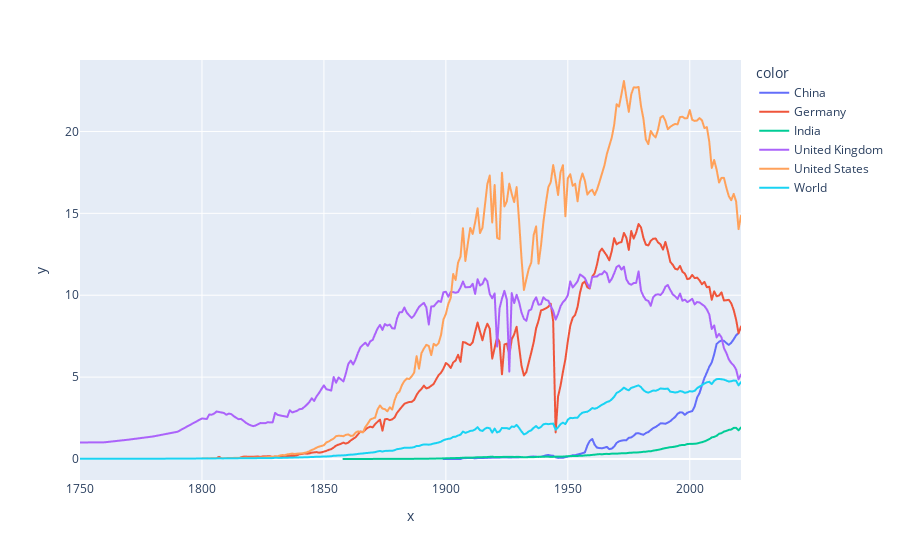

Here is the notebook cell this chart was saved with:
### Code cell
countries = ['United Kingdom', 'United States', 'China', 'Germany', 'India', 'World']

df = df[df['Entity'].isin(countries)]

px.line(x=df['Year'],y=df['Annual CO₂ emissions (per capita)'], color = df['Entity'])

### Figure 1 — Plotly figure (JSON) as saved in the notebook; plotly's stock layout.template omitted (floating-point values rounded to 4 significant figures; data arrays with more than 128 entries replaced by an {"elided": "..."} marker saying what was removed)
{"data": [{"hovertemplate": "color=China<br>x=%{x}<br>y=%{y}<extra></extra>", "legendgroup": "China", "line": {"color": "#636efa", "dash": "solid"}, "marker": {"symbol": "circle"}, "mode": "lines", "name": "China", "showlegend": true, "type": "scattergl", "x": [1899, 1902, 1903, 1904, 1905, 1906, 1907, 1908, 1909, 1910, 1911, 1912, 1913, 1914, 1915, 1916, 1917, 1918, 1919, 1920, 1921, 1922, 1923, 1924, 1925, 1926, 1927, 1928, 1929, 1930, 1931, 1932, 1933, 1934, 1935, 1936, 1937, 1938, 1939, 1940, 1941, 1942, 1943, 1944, 1945, 1946, 1947, 1948, 1949, 1950, 1951, 1952, 1953, 1954, 1955, 1956, 1957, 1958, 1959, 1960, 1961, 1962, 1963, 1964, 1965, 1966, 1967, 1968, 1969, 1970, 1971, 1972, 1973, 1974, 1975, 1976, 1977, 1978, 1979, 1980, 1981, 1982, 1983, 1984, 1985, 1986, 1987, 1988, 1989, 1990, 1991, 1992, 1993, 1994, 1995, 1996, 1997, 1998, 1999, 2000, 2001, 2002, 2003, 2004, 2005, 2006, 2007, 2008, 2009, 2010, 2011, 2012, 2013, 2014, 2015, 2016, 2017, 2018, 2019, 2020, 2021], "xaxis": "x", "y": [0, 0, 0, 0, 0, 0, 0.0484, 0.05502, 0.05831, 0.05968, 0.05827, 0.0399, 0.05621, 0.06127, 0.05767, 0.06762, 0.0711, 0.07631, 0.08266, 0.08693, 0.08312, 0.08528, 0.0989, 0.1035, 0.09702, 0.09185, 0.09602, 0.09941, 0.1004, 0.1026, 0.107, 0.103, 0.1103, 0.1264, 0.1463, 0.1511, 0.1412, 0.1214, 0.1464, 0.1776, 0.2217, 0.2469, 0.2097, 0.1972, 0.1064, 0.0684, 0.07883, 0.07198, 0.1154, 0.1449, 0.1845, 0.2266, 0.2317, 0.2727, 0.3158, 0.3502, 0.406, 0.8149, 1.104, 1.221, 0.8708, 0.6916, 0.6679, 0.6538, 0.6911, 0.7396, 0.6048, 0.635, 0.7582, 0.9823, 1.078, 1.123, 1.144, 1.143, 1.293, 1.32, 1.423, 1.563, 1.576, 1.521, 1.481, 1.585, 1.646, 1.767, 1.885, 1.952, 2.058, 2.174, 2.172, 2.154, 2.226, 2.307, 2.443, 2.568, 2.757, 2.852, 2.836, 2.695, 2.83, 2.883, 2.926, 3.211, 3.745, 4.028, 4.503, 4.942, 5.281, 5.636, 5.889, 6.391, 7.021, 7.156, 7.235, 7.218, 7.08, 6.966, 7.099, 7.307, 7.554, 7.689, 8.046], "yaxis": "y"}, {"hovertemplate": "color=Germany<br>x=%{x}<br>y=%{y}<extra></extra>", "legendgroup": "Germany", "line": {"color": "#EF553B", "dash": "solid"}, "marker": {"symbol": "circle"}, "mode": "lines", "name": "Germany", "showlegend": true, "type": "scattergl", "x": {"elided": "222 int values"}, "xaxis": "x", "y": {"elided": "222 float values"}, "yaxis": "y"}, {"hovertemplate": "color=India<br>x=%{x}<br>y=%{y}<extra></extra>", "legendgroup": "India", "line": {"color": "#00cc96", "dash": "solid"}, "marker": {"symbol": "circle"}, "mode": "lines", "name": "India", "showlegend": true, "type": "scattergl", "x": {"elided": "153 int values"}, "xaxis": "x", "y": {"elided": "153 float values"}, "yaxis": "y"}, {"hovertemplate": "color=United Kingdom<br>x=%{x}<br>y=%{y}<extra></extra>", "legendgroup": "United Kingdom", "line": {"color": "#ab63fa", "dash": "solid"}, "marker": {"symbol": "circle"}, "mode": "lines", "name": "United Kingdom", "showlegend": true, "type": "scattergl", "x": {"elided": "227 int values"}, "xaxis": "x", "y": {"elided": "227 float values"}, "yaxis": "y"}, {"hovertemplate": "color=United States<br>x=%{x}<br>y=%{y}<extra></extra>", "legendgroup": "United States", "line": {"color": "#FFA15A", "dash": "solid"}, "marker": {"symbol": "circle"}, "mode": "lines", "name": "United States", "showlegend": true, "type": "scattergl", "x": {"elided": "222 int values"}, "xaxis": "x", "y": {"elided": "222 float values"}, "yaxis": "y"}, {"hovertemplate": "color=World<br>x=%{x}<br>y=%{y}<extra></extra>", "legendgroup": "World", "line": {"color": "#19d3f3", "dash": "solid"}, "marker": {"symbol": "circle"}, "mode": "lines", "name": "World", "showlegend": true, "type": "scattergl", "x": {"elided": "227 int values"}, "xaxis": "x", "y": {"elided": "227 float values"}, "yaxis": "y"}], "layout": {"legend": {"title": {"text": "color"}, "tracegroupgap": 0}, "margin": {"t": 60}, "xaxis": {"anchor": "y", "domain": [0, 1], "title": {"text": "x"}}, "yaxis": {"anchor": "x", "domain": [0, 1], "title": {"text": "y"}}}}
